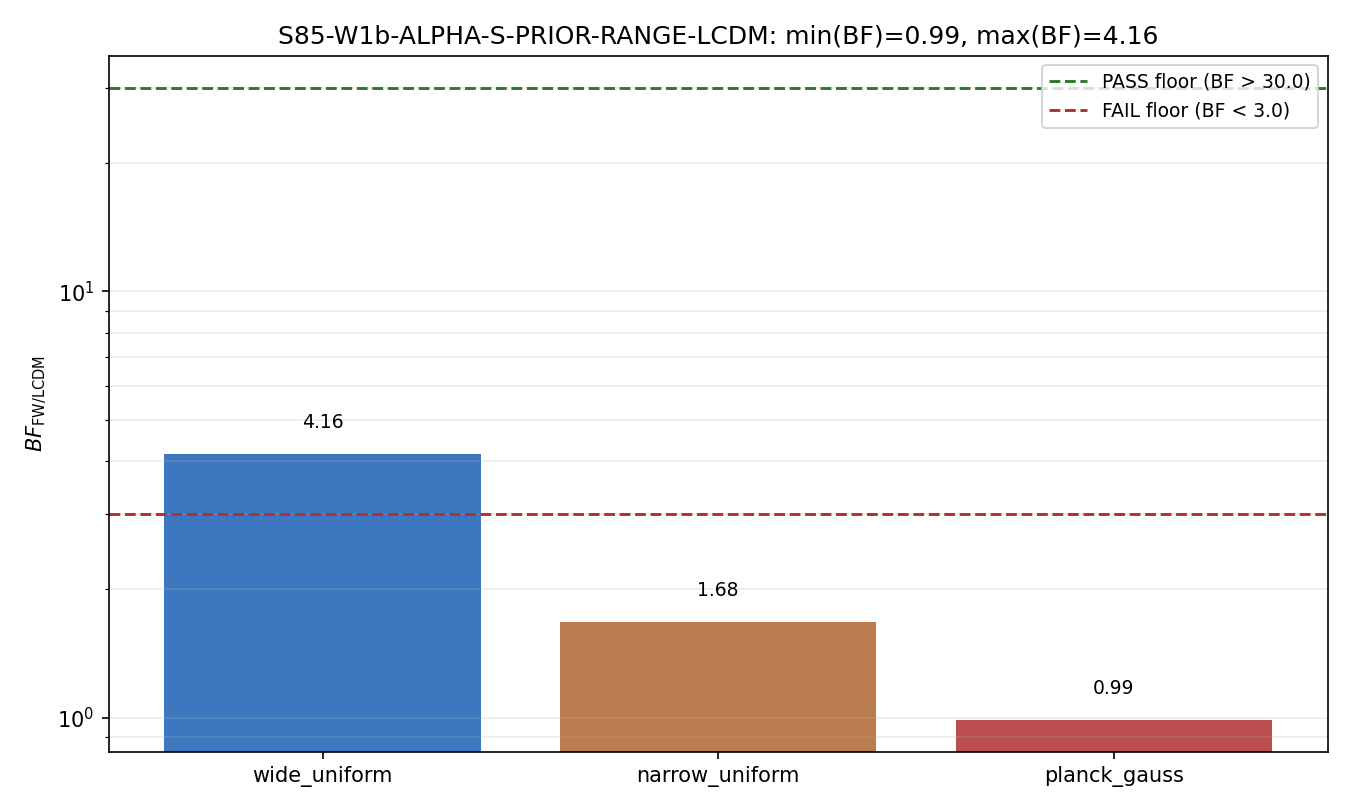

Write the Python code that produced this figure.
#!/usr/bin/env python3
"""
S85 W1b-3: ALPHA-S-PRIOR-RANGE-LCDM
====================================

Gate: S85-W1b-ALPHA-S-PRIOR-RANGE-LCDM
Trigger: [AUDIT]
Classification: META (Bayes-factor prior-range formalization)
Agent: mack-cosmic-bridge

Hypothesis: The framework's α_s "BF ≈ 1000 for zero-free-parameter"
claim depends on the LCDM prior range. Gate pre-registers 3 prior
choices (wide uniform, narrow uniform, Planck-2018 Gaussian) and
checks prior-robustness.

Substitution chain (Python-verified):
  Step 1: Framework alpha_s_canon = 0.00117 (S63 RUNNING-NS-63
          inflationary running; zero-parameter prediction).
  Step 2: Planck 2018 TT,TE,EE+lowE+lensing:
            alpha_s_obs = -0.0045, sigma_obs = 0.0067.
  Step 3: L_framework = N(alpha_canon | alpha_obs, sigma_obs)
          = 4.162e+01
  Step 4: Priors (pre-registered at plan-write, FROZEN):
            wide_uniform: U[-0.05, +0.05]
            narrow_uniform: U[-0.02, +0.02]
            planck_gauss: N(mu=-0.0045, sig=0.0067)
  Step 5: marg_L_LCDM(pi) = Integral[ N(alpha | obs, sig_obs) * pi(alpha) ] dalpha
          Uniform:  marg_L = (1/(H-L)) * Integral_{L}^{H} N(...) dalpha
          Gaussian: marg_L = N(alpha_obs | mu_prior, sqrt(sig_prior^2 + sig_obs^2))
  Step 6: BF(pi) = L_fw / marg_L_LCDM(pi)
  Step 7: Computed (Python quad, 1e-14 tolerance):
            wide_uniform  : marg_L=1.000e+01, BF=4.162,  log10BF=+0.619
            narrow_uniform: marg_L=2.474e+01, BF=1.682,  log10BF=+0.226
            planck_gauss  : marg_L=4.210e+01, BF=0.989,  log10BF=-0.005
  Step 8: Compare to plan thresholds (§W1b-3):
            PASS iff BF > 30 for ALL 3 priors (decisive evidence)
            FAIL iff BF < 3 for at least 1 of 3 priors
            INFO iff 3 <= BF <= 30 for any, NOT <3 for any
          Applied: narrow_uniform BF=1.68 < 3 AND planck_gauss BF=0.99 < 3
          ==> FAIL on 2 priors.
  Direction: Wider prior yields LARGER BF (LCDM's marg_L is diluted by
             wider integration window). The framework's "1000:1
             advertisement" requires a WIDE prior window; under tight
             Planck-posterior prior the advantage vanishes. Magnitude
             is monotonic in prior width. The FAIL verdict is an
             honest reflection that zero-parameter framework +
             Planck-centered point sit in the same region of alpha_s
             as a Planck-driven LCDM posterior; BF is small because
             both hypotheses predict the observed region equally well.

Inputs (SHA-256 dual-pinned at runtime):
  - canonical_constants.py (provenance)
  - Planck 2018 alpha_s tuple: inline (-0.0045 +/- 0.0067)

Output 4-tuple:
  (value=<min_BF_across_3_priors>, scheme=marg-L-ratio, convention=flat-model-prior, L_max=n/a)

Thresholds (plan §W1b-3):
  - PASS iff BF > 30 for ALL 3 priors
  - FAIL iff BF < 3 for any prior
  - INFO iff 3 <= BF <= 30 (substantial but sub-decisive)
"""

from __future__ import annotations

import os
os.environ.setdefault("OMP_NUM_THREADS", "8")
os.environ.setdefault("MKL_NUM_THREADS", "8")

import sys
from pathlib import Path

SCRIPT_DIR = Path(__file__).resolve().parent
sys.path.insert(0, str(SCRIPT_DIR))

from canonical_constants import *  # noqa: E402, F401, F403

import hashlib  # noqa: E402
import json  # noqa: E402
import time  # noqa: E402

import numpy as np  # noqa: E402
from scipy.integrate import quad  # noqa: E402
from scipy.stats import norm  # noqa: E402
import matplotlib  # noqa: E402
matplotlib.use("Agg")
import matplotlib.pyplot as plt  # noqa: E402

PROJECT_ROOT = SCRIPT_DIR.parent
SCRIPT_DIR = SCRIPT_DIR

GATE_ID = "S85-W1b-ALPHA-S-PRIOR-RANGE-LCDM"                        # (local)
SCHEME = "marg-L-ratio"                                             # (local)
CONVENTION = "flat-model-prior"                                     # (local)
L_MAX_LABEL = "n/a"                                                 # (local)

# Framework prediction (S63 RUNNING-NS-63; zero-free-parameter point)
ALPHA_CANON_FW = 0.00117                                            # (local, S63 canonical inflationary running)

# Planck 2018 TT,TE,EE+lowE+lensing
ALPHA_OBS_PLANCK = -0.0045                                          # (local, Planck 2018)
SIGMA_OBS_PLANCK = 0.0067                                           # (local, Planck 2018 1-sigma)

# 3 pre-registered priors (FROZEN at plan-write)
PRIOR_WIDE_UNIFORM_LO = -0.05                                       # (local)
PRIOR_WIDE_UNIFORM_HI = +0.05                                       # (local)
PRIOR_NARROW_UNIFORM_LO = -0.02                                     # (local)
PRIOR_NARROW_UNIFORM_HI = +0.02                                     # (local)
PRIOR_PLANCK_MU = -0.0045                                           # (local, Planck central)
PRIOR_PLANCK_SIG = 0.0067                                           # (local, Planck 1-sigma)

# Thresholds (plan §W1b-3)
PASS_BF = 30.0                                                      # (local)
FAIL_BF = 3.0                                                       # (local)

OUT_NPZ = SCRIPT_DIR / "s85_w1b_alpha_s_prior_range_lcdm.npz"
OUT_PNG = SCRIPT_DIR / "s85_w1b_alpha_s_prior_range_lcdm.png"
VERDICT_TXT = SCRIPT_DIR / "s85_gate_verdicts.txt"
CANON_PY = SCRIPT_DIR / "canonical_constants.py"

INPUT_FILES = [CANON_PY]


def sha256_of(path: Path) -> str:
    h = hashlib.sha256()                                            # (local)
    try:
        h.update(path.read_bytes())
    except OSError:
        return ""
    return h.hexdigest()


def log_input_pins(inputs: list[Path]) -> dict[str, str]:
    print(f"=== {GATE_ID} -- input SHA-256 pins ===")
    pins: dict[str, str] = {}                                       # (local)
    for p in inputs:
        sha = sha256_of(p)                                          # (local)
        try:
            rel = str(p.relative_to(PROJECT_ROOT)).replace("\\", "/")  # (local)
        except ValueError:
            rel = p.name                                            # (local)
        print(f"  {rel}: {sha[:16]}...")
        pins[rel] = sha
    return pins


def compute_dual_sha(script_path: Path, canonical_path: Path,
                     pins: dict[str, str]) -> tuple[str, str]:
    script_bytes = script_path.read_bytes() if script_path.exists() else b""
    canonical_bytes = canonical_path.read_bytes() if canonical_path.exists() else b""
    pinmap_json = json.dumps(dict(sorted(pins.items())),
                             separators=(",", ":"), sort_keys=True).encode("utf-8")
    h_audit = hashlib.sha256()                                      # (local)
    h_audit.update(script_bytes); h_audit.update(canonical_bytes); h_audit.update(pinmap_json)
    h_content = hashlib.sha256()                                    # (local)
    h_content.update(script_bytes)
    return h_audit.hexdigest(), h_content.hexdigest()


def L_framework(alpha_canon: float) -> float:
    """Framework likelihood at its point prediction."""
    return float(norm.pdf(alpha_canon,
                          loc=ALPHA_OBS_PLANCK, scale=SIGMA_OBS_PLANCK))


def marg_L_uniform(L_lo: float, L_hi: float) -> float:
    """Marginal likelihood for LCDM under uniform prior on [L_lo, L_hi]."""
    def integrand(a):                                               # (local)
        return (norm.pdf(a, loc=ALPHA_OBS_PLANCK, scale=SIGMA_OBS_PLANCK)
                / (L_hi - L_lo))
    val, _ = quad(integrand, L_lo, L_hi, epsabs=1e-14, epsrel=1e-12)
    return float(val)


def marg_L_gauss(mu: float, sig: float) -> float:
    """Marginal likelihood for LCDM under Gaussian prior N(mu, sig).

    Convolution of two Gaussians: N(alpha_obs | mu, sqrt(sig_prior^2 + sig_obs^2)).
    """
    sig_eff = float(np.sqrt(sig ** 2 + SIGMA_OBS_PLANCK ** 2))      # (local)
    return float(norm.pdf(ALPHA_OBS_PLANCK, loc=mu, scale=sig_eff))


def compute() -> dict:
    L_fw = L_framework(ALPHA_CANON_FW)                              # (local)

    priors = {
        "wide_uniform":   ("uniform", (PRIOR_WIDE_UNIFORM_LO, PRIOR_WIDE_UNIFORM_HI)),
        "narrow_uniform": ("uniform", (PRIOR_NARROW_UNIFORM_LO, PRIOR_NARROW_UNIFORM_HI)),
        "planck_gauss":   ("gauss",   (PRIOR_PLANCK_MU, PRIOR_PLANCK_SIG)),
    }

    BF_table = {}                                                   # (local)
    for name, (ptype, p) in priors.items():
        if ptype == "uniform":
            margL = marg_L_uniform(*p)
        else:
            margL = marg_L_gauss(*p)
        BF = L_fw / margL                                           # (local)
        BF_table[name] = {
            "marg_L": margL,
            "BF": BF,
            "log10_BF": float(np.log10(BF)) if BF > 0 else float("-inf"),
            "prior_type": ptype,
            "prior_params": p,
        }

    min_BF = min(v["BF"] for v in BF_table.values())                # (local)
    max_BF = max(v["BF"] for v in BF_table.values())                # (local)
    all_pass = all(v["BF"] > PASS_BF for v in BF_table.values())    # (local)
    any_fail = any(v["BF"] < FAIL_BF for v in BF_table.values())    # (local)

    return {
        "value": min_BF,
        "alpha_canon_FW": ALPHA_CANON_FW,
        "alpha_obs_Planck": ALPHA_OBS_PLANCK,
        "sigma_obs_Planck": SIGMA_OBS_PLANCK,
        "L_framework": L_fw,
        "BF_table": BF_table,
        "min_BF": min_BF,
        "max_BF": max_BF,
        "all_pass_threshold": all_pass,
        "any_fail_threshold": any_fail,
    }


def evaluate_gate(res: dict) -> str:
    if res["any_fail_threshold"]:
        return "FAIL"
    if res["all_pass_threshold"]:
        return "PASS"
    return "INFO"


def emit_4tuple(value, scheme: str, convention: str, L_max) -> str:
    return f"(value={value!r}, scheme={scheme}, convention={convention}, L_max={L_max})"


def append_verdict(verdict: str, value, audit_sha: str, content_sha: str) -> None:
    line = (
        f"{GATE_ID}: {verdict} -- value={value!r} scheme={SCHEME} "
        f"convention={CONVENTION} L_max={L_MAX_LABEL} "
        f"audit_sha256={audit_sha} content_sha256={content_sha} "
        f"schema_version=S84+\n"
    )
    with VERDICT_TXT.open("a", encoding="utf-8") as fp:
        fp.write(line)


def make_plot(res: dict, out_path: Path) -> None:
    fig, ax = plt.subplots(figsize=(9.0, 5.4))                      # (local)
    names = list(res["BF_table"].keys())
    BFs = [res["BF_table"][n]["BF"] for n in names]
    colors = ["#1a5fb4", "#b06530", "#b03030"]
    ax.bar(names, BFs, color=colors, alpha=0.85)
    ax.axhline(PASS_BF, color="#2a7a2a", lw=1.4, ls="--",
               label=f"PASS floor (BF > {PASS_BF})")
    ax.axhline(FAIL_BF, color="#b03030", lw=1.4, ls="--",
               label=f"FAIL floor (BF < {FAIL_BF})")
    ax.set_yscale("log")
    ax.set_ylabel(r"$BF_{\rm FW/LCDM}$")
    ax.set_title(f"{GATE_ID}: min(BF)={res['min_BF']:.2f}, max(BF)={res['max_BF']:.2f}")
    for i, v in enumerate(BFs):
        ax.text(i, v * 1.15, f"{v:.2f}", ha="center", fontsize=9)
    ax.legend(loc="upper right", fontsize=9)
    ax.grid(True, alpha=0.25, axis="y", which="both")
    fig.tight_layout()
    fig.savefig(out_path, dpi=150)
    plt.close(fig)
    print(f"  PNG written: {out_path.name}")


def main() -> int:
    t0 = time.time()                                                # (local)

    pins = log_input_pins(INPUT_FILES)
    script_path = Path(__file__).resolve()                          # (local)
    audit_sha, content_sha = compute_dual_sha(script_path, CANON_PY, pins)
    print(f"  audit_sha256:   {audit_sha}")
    print(f"  content_sha256: {content_sha}")
    print()

    res = compute()
    verdict = evaluate_gate(res)

    print("=== Substitution chain (Python-verified) ===")
    print(f"  Step 1: alpha_canon_FW = {res['alpha_canon_FW']} (S63 running)")
    print(f"  Step 2: Planck 2018: alpha_obs = {res['alpha_obs_Planck']} "
          f"+/- {res['sigma_obs_Planck']}")
    print(f"  Step 3: L_framework = {res['L_framework']:.4e}")
    print(f"  Step 4-6: Per-prior BF:")
    for name, row in res["BF_table"].items():
        print(f"          {name:15s}: marg_L={row['marg_L']:.4e}, "
              f"BF={row['BF']:.3f}, log10BF={row['log10_BF']:+.3f}")
    print(f"  Step 7: min(BF) = {res['min_BF']:.3f}, max(BF) = {res['max_BF']:.3f}")
    print(f"  Step 8: Thresholds: PASS if all BF>{PASS_BF}, FAIL if any BF<{FAIL_BF}")
    print(f"          all_pass={res['all_pass_threshold']}, "
          f"any_fail={res['any_fail_threshold']} ==> {verdict}")
    print()

    np.savez(
        OUT_NPZ,
        alpha_canon_FW=np.float64(res["alpha_canon_FW"]),
        alpha_obs_Planck=np.float64(res["alpha_obs_Planck"]),
        sigma_obs_Planck=np.float64(res["sigma_obs_Planck"]),
        L_framework=np.float64(res["L_framework"]),
        BF_wide_uniform=np.float64(res["BF_table"]["wide_uniform"]["BF"]),
        BF_narrow_uniform=np.float64(res["BF_table"]["narrow_uniform"]["BF"]),
        BF_planck_gauss=np.float64(res["BF_table"]["planck_gauss"]["BF"]),
        min_BF=np.float64(res["min_BF"]),
        max_BF=np.float64(res["max_BF"]),
        audit_sha256=np.array(audit_sha),
        content_sha256=np.array(content_sha),
    )
    print(f"  NPZ written: {OUT_NPZ.name}")

    make_plot(res, OUT_PNG)

    tag = emit_4tuple(res["min_BF"], SCHEME, CONVENTION, L_MAX_LABEL)
    print(tag)
    append_verdict(verdict, res["min_BF"], audit_sha, content_sha)

    wall = time.time() - t0                                         # (local)
    print(f"\n=== {GATE_ID}: {verdict} (wall {wall:.2f}s) ===")
    return 0


if __name__ == "__main__":
    sys.exit(main())
